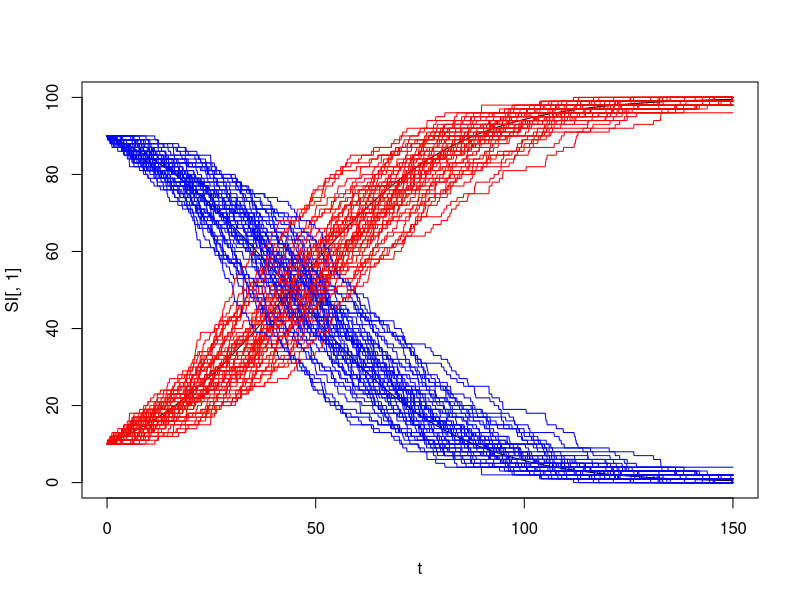

The R source for this figure:
Stoch_SI = function(lambda,N,dt,Tfin){
  SI = matrix(0,nrow=Tfin/dt+1,ncol=2)
  SI[1,] = c(N-10,10)
  nTime = Tfin/dt+1
  for(i in 2:nTime){
    infectTimes = rexp(SI[i-1,1],lambda*SI[i-1,2])
    infect = sum(infectTimes<=dt)
    SI[i,1] = SI[i-1,1]-infect
    SI[i,2] = SI[i-1,2]+infect
  }
  return(SI)
}

Det_SI = function(lambda,dt,N,Tfin){
  SI = matrix(0,nrow=Tfin/dt+1,ncol=2)
  SI[1,] = c(N-10,10)
  nTime = Tfin/dt+1
  for(i in 2:nTime){
    infec = lambda*SI[i-1,1]*SI[i-1,2]
    SI[i,1] = SI[i-1,1]-infec*dt
    SI[i,2] = SI[i-1,2]+infec*dt
  }
  return(SI)
}

N = 100
dt = .01
Tfin = 150
lambda = .0005

##fake data generation
dt = .1
t = seq(0,Tfin,dt)
SI = Det_SI(lambda,dt,N,Tfin)
plot(t,SI[,1],type="l",ylim=c(0,100))
lines(t,SI[,2])

for(i in 1:50){
  t = seq(0,Tfin,dt)
  SI = Stoch_SI(lambda,N,dt,Tfin)
  lines(t,SI[,1],type="l",col="blue")
  lines(t,SI[,2],type="l",col="red")
}